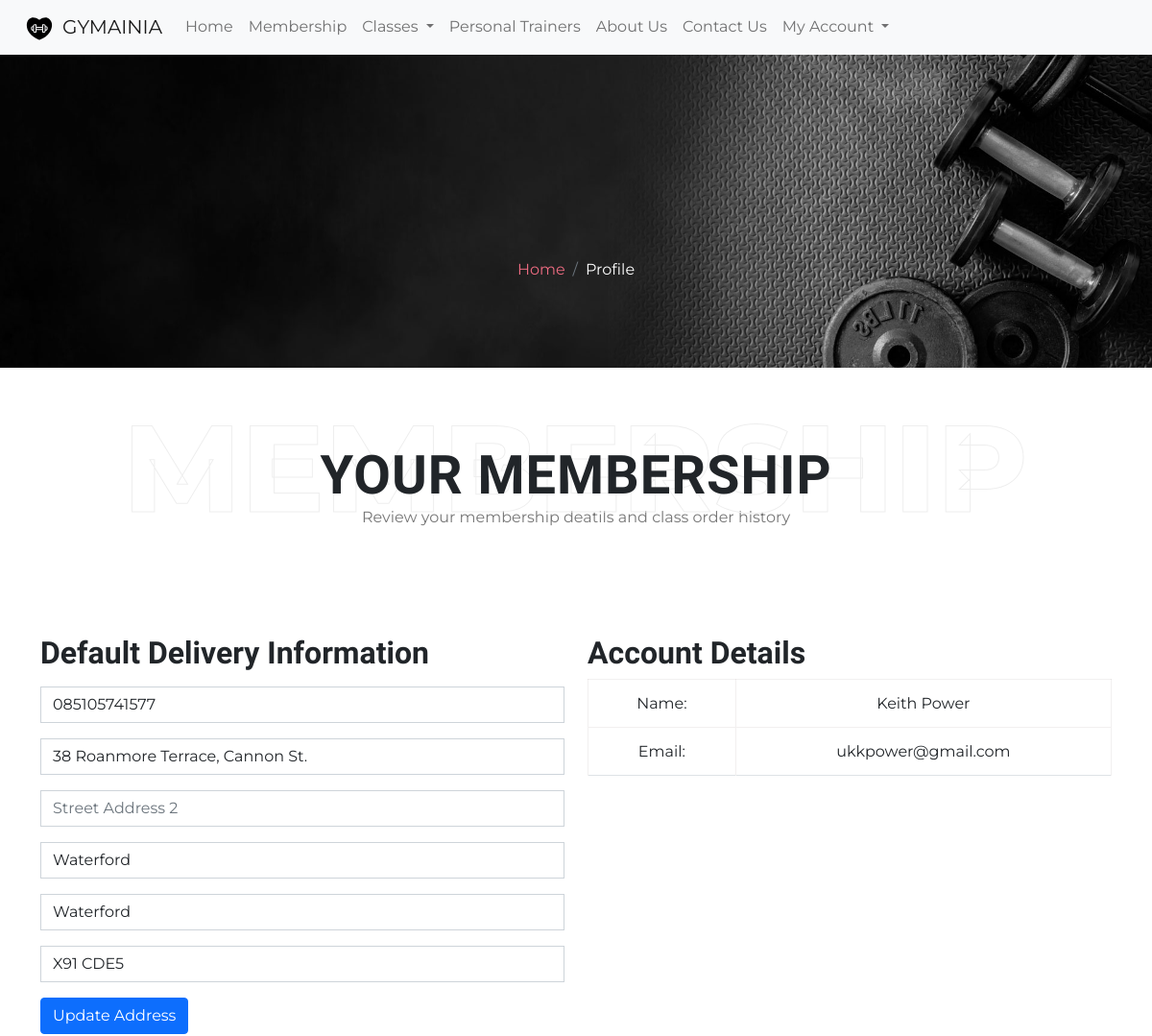
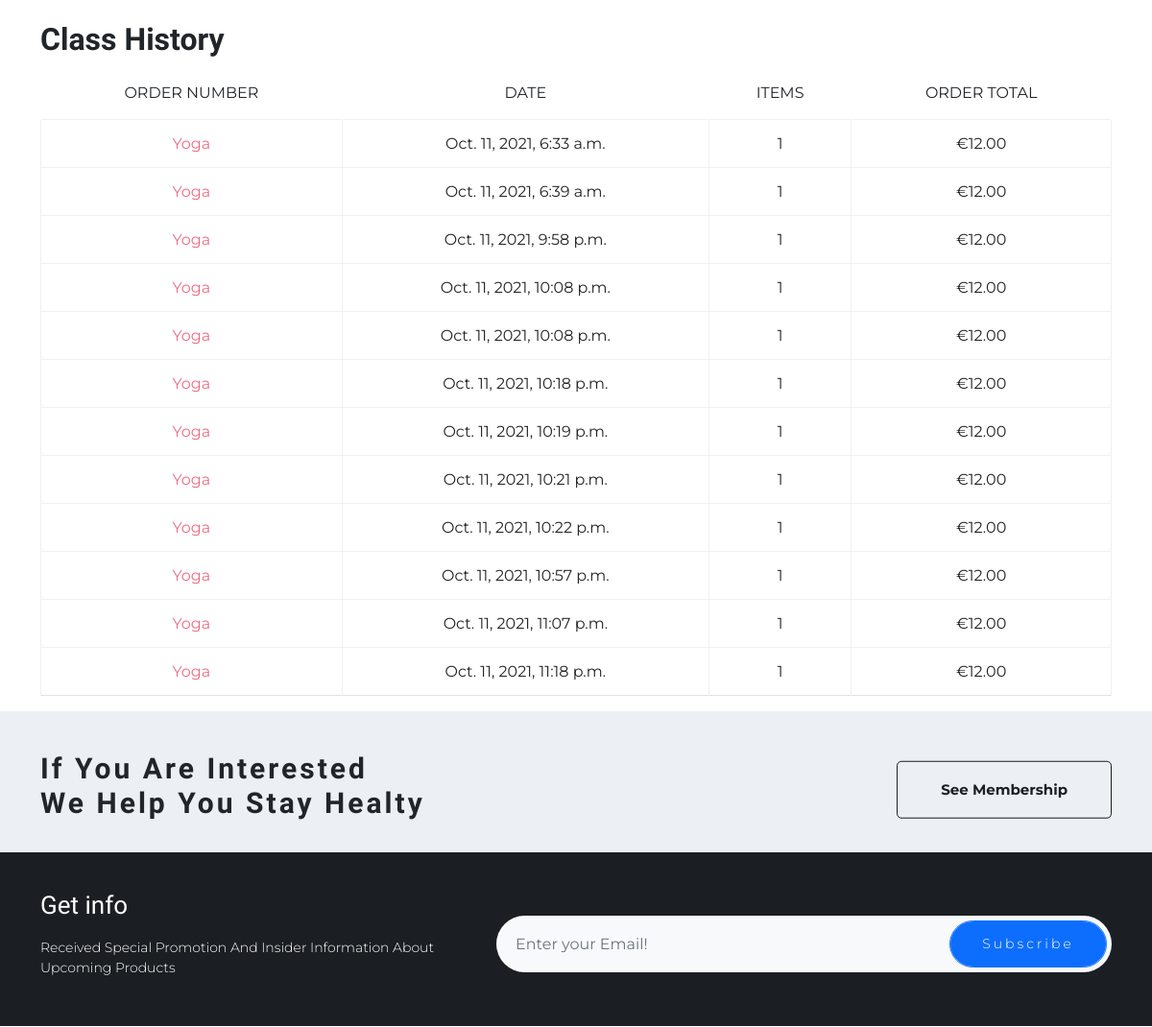
The page /profile/ (signed in, upper part) on the database as committed earlier (2 pictures, top to bottom).
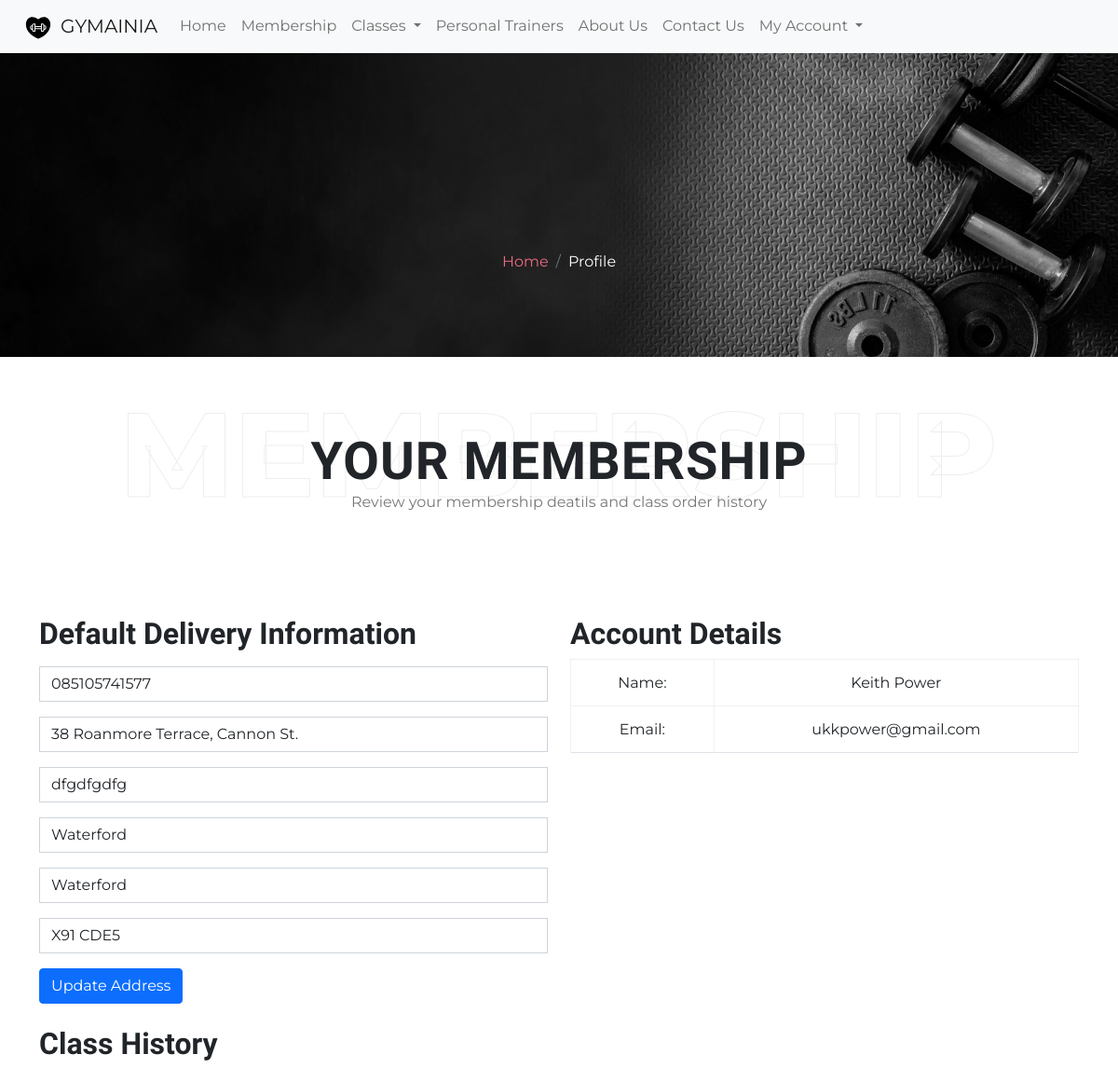
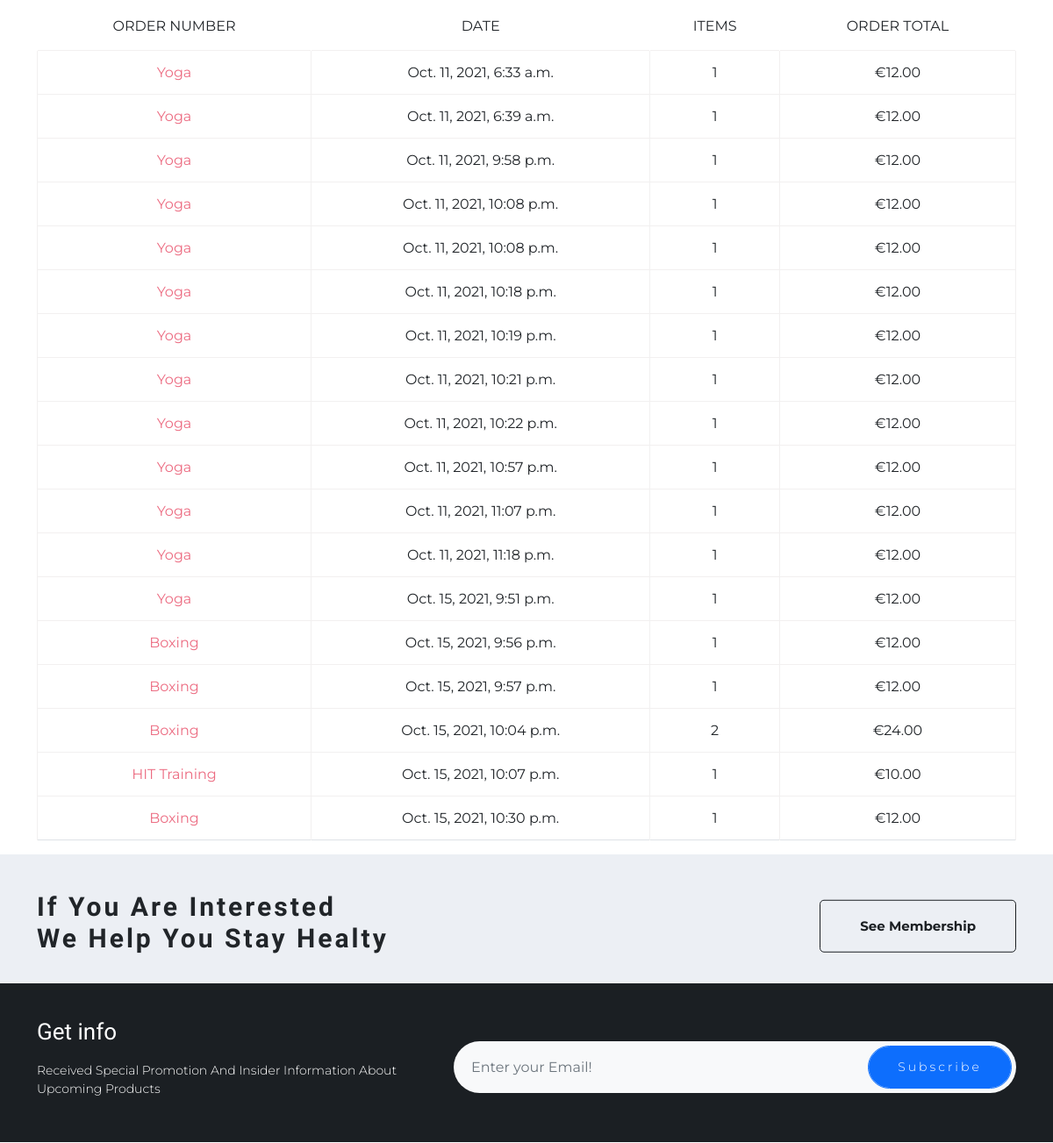
The same page on the database as committed later (2 pictures, top to bottom).
### profiles/models.py (models this page shows, shortened)
class UserProfile(models.Model):
    user = models.OneToOneField(User, on_delete=models.CASCADE)
    default_phone_number = models.CharField(max_length=20,
                                            null=True, blank=True)
    default_street_address1 = models.CharField(max_length=80,
                                               null=True, blank=True)
    default_street_address2 = models.CharField(max_length=80,
                                               null=True, blank=True)
    default_town_or_city = models.CharField(max_length=40,
                                            null=True, blank=True)
    default_county = models.CharField(max_length=80,
                                      null=True, blank=True)
    default_postcode = models.CharField(max_length=20,
                                        null=True, blank=True)

### checkout/models.py (models this page shows, shortened)
class OrderLineItem(models.Model):
    order = models.ForeignKey(Order, null=False, blank=False, on_delete=models.CASCADE, related_name='lineitems')
    gym_class = models.ForeignKey(GymClass, null=False, blank=False, on_delete=models.CASCADE)
    quantity = models.IntegerField(null=False, blank=False, default=0)
    lineitem_total = models.DecimalField(max_digits=6, decimal_places=2, null=False, blank=False, editable=False)

class Order(models.Model):
    order_number = models.CharField(max_length=32, null=False, editable=False)
    user_profile = models.ForeignKey(UserProfile, on_delete=models.SET_NULL,
                                    null=True, blank=True,
                                    related_name='orders')
    full_name = models.CharField(max_length=50, null=False, blank=False)
    email = models.EmailField(max_length=254, null=False, blank=False)
    phone_number = models.CharField(max_length=20, null=False, blank=False)
    postcode = models.CharField(max_length=20, null=True, blank=True)
    town_or_city = models.CharField(max_length=40, null=False, blank=False)
    street_address1 = models.CharField(max_length=80, null=False, blank=False)
    street_address2 = models.CharField(max_length=80, null=True, blank=True)
    county = models.CharField(max_length=80, null=True, blank=True)
    date = models.DateTimeField(auto_now_add=True)
    order_total = models.DecimalField(max_digits=10, decimal_places=2, null=False, default=0)
    original_cart = models.TextField(null=False, blank=False, default='')
    stripe_pid = models.CharField(max_length=254, null=False, blank=False, default='')

### classes/models.py (models this page shows, shortened)
class GymClass(models.Model):
    class Meta:
        verbose_name_plural = 'GymClasses'
    category = models.ForeignKey('Category', null=True, blank=True, on_delete=models.SET_NULL)
    name = models.CharField(max_length=254)
    description = HTMLField()
    short = models.TextField(blank=True)
    level = models.CharField(max_length=254)
    duration = models.IntegerField()
    period = models.CharField(max_length=254)
    students = models.IntegerField()
    price = models.DecimalField(max_digits=6, decimal_places=2)
    trainer = models.ManyToManyField('Trainer', blank=True)
    image_url = models.URLField(max_length=1024, null=True, blank=True)
    image = models.ImageField(null=True, blank=True)

### profiles/views.py (the view)
# urls.py: path('profile/', include('profiles.urls')),
@login_required
def profile(request):
    my_profile = get_object_or_404(UserProfile, user=request.user)
    if request.method == 'POST':
        form = UserProfileForm(request.POST, instance=my_profile)
        if form.is_valid():
            form.save()
            messages.success(request, 'Profile updated successfully')
        else:
            messages.error(request,
                           ('Update failed. Please ensure '
                            'the form is valid.'))
    else:
        form = UserProfileForm(instance=my_profile)
    orders = my_profile.orders.all()
    template = 'profiles/profile.html'
    context = {
        'form': form,
        'orders': orders,
        'on_profile_page': True
    }
    return render(request, template, context)

### profiles/forms.py
class UserProfileForm(forms.ModelForm):
    class Meta:
        model = UserProfile
        exclude = ('user',)
    def __init__(self, *args, **kwargs):
        super().__init__(*args, **kwargs)
        placeholders = {
            'default_phone_number': 'Phone Number',
            'default_postcode': 'Postal Code',
            'default_town_or_city': 'Town or City',
            'default_street_address1': 'Street Address 1',
            'default_street_address2': 'Street Address 2',
            'default_county': 'County, State or Locality',
        }
        self.fields['default_phone_number'].widget.attrs['autofocus'] = True
        for field in self.fields:
            if self.fields[field].required:
                placeholder = f'{placeholders[field]} *'
            else:
                placeholder = placeholders[field]
            self.fields[field].widget.attrs['placeholder'] = placeholder
            self.fields[field].widget.attrs['class'] = ('border-black '
                                                        'rounded-0 '
                                                        'profile-form-input')
            self.fields[field].label = False

### profiles/templates/profiles/profile.html (shortened to what the changed rows need)
{% extends "base.html" %}
{% load static %}
{% block content %}
<main>
    <section class="page-title text-center">
        <div class="section-title-box">
            <h2 class="section-title">YOUR MEMBERSHIP</h2>
        </div>
    </section>
    <section class="profile">
        <div class="container">
            <div class="row">
                <div class="col-12 col-lg-6">
                    <h2>Default Delivery Information</h2>
                    <form class="mt-3" action="{% url 'profile' %}" method="POST" id="profile-update-form">
                        {{ form|crispy }}
                        <h2>Class History</h2>
                    </form>
                </div>
                <div class="col-12 col-lg-6">
                    <h2>Account Details</h2>
                </div>
                <div class="col-12">
                    <div class="order-history table-responsive">
                        <table class="table table-sm table-borderless">
                            <thead>
                                <tr>
                                    <th>Order Number</th>
                                    <th>Date</th>
                                    <th>Items</th>
                                    <th>Order Total</th>
                                </tr>
                            </thead>
                            <tbody>
                                {% for order in orders %}
                                {% for item in order.lineitems.all %}
                                <tr>
                                    <td>
                                        <a href="{% url 'gym_class' item.gym_class_id%}"
                                            title="{{ order.order_number }}">
                                            {{ item.gym_class.name }}
                                        </a>
                                    </td>
                                    <td>{{ order.date }}</td>
                                    <td>{{ item.quantity }}</td>
                                    <td>€{{ order.order_total }}</td>
                                </tr>
                                {% endfor %}
                                {% endfor %}
                            </tbody>
                        </table>
                    </div>
                </div>
            </div>
        </div>
    </section>
</main>
{% endblock %}

Rows that differ between the two databases and show on the page:
changed UserProfile "38 Roanmore Terrace, Cannon St.": default_street_address2 (not shown) → "dfgdfgdfg"
added Order: date "Oct. 15, 2021, 9:51 p.m.", order_total "12.00"
added OrderLineItem: gym_class.name "Yoga", quantity "1"
added Order: date "Oct. 15, 2021, 9:56 p.m.", order_total "12.00"
added OrderLineItem: gym_class.name "Boxing", quantity "1"
added Order: date "Oct. 15, 2021, 9:57 p.m.", order_total "12.00"
added OrderLineItem: gym_class.name "Boxing", quantity "1"
added Order: date "Oct. 15, 2021, 10:04 p.m.", order_total "24.00"
added OrderLineItem: gym_class.name "Boxing", quantity "2"
added Order: date "Oct. 15, 2021, 10:07 p.m.", order_total "10.00"
added OrderLineItem: gym_class.name "HIT Training", quantity "1"
added Order: date "Oct. 15, 2021, 10:30 p.m.", order_total "12.00"
added OrderLineItem: gym_class.name "Boxing", quantity "1"
